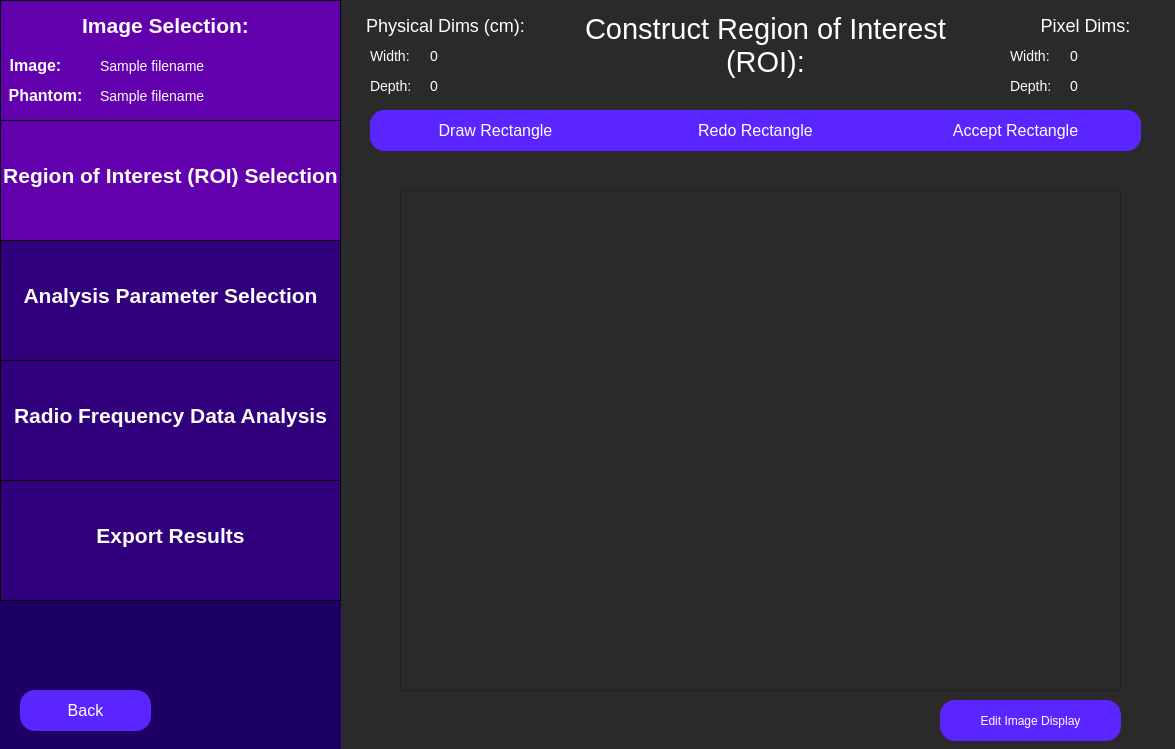
<?xml version="1.0" encoding="UTF-8"?>
<ui version="4.0">
 <class>constructRoi</class>
 <widget class="QWidget" name="constructRoi">
  <property name="geometry">
   <rect>
    <x>0</x>
    <y>0</y>
    <width>1175</width>
    <height>749</height>
   </rect>
  </property>
  <property name="windowTitle">
   <string>Select Region of Interest</string>
  </property>
  <property name="styleSheet">
   <string notr="true">QWidget {
	background: rgb(42, 42, 42);
}</string>
  </property>
  <widget class="QLabel" name="constructRoiLabel">
   <property name="geometry">
    <rect>
     <x>550</x>
     <y>-20</y>
     <width>431</width>
     <height>131</height>
    </rect>
   </property>
   <property name="styleSheet">
    <string notr="true">QLabel {
	font-size: 29px;
	color: rgb(255, 255, 255);
	background-color: rgba(255, 255, 255, 0);
}</string>
   </property>
   <property name="text">
    <string>Construct Region of Interest (ROI):</string>
   </property>
   <property name="textFormat">
    <enum>Qt::AutoText</enum>
   </property>
   <property name="scaledContents">
    <bool>false</bool>
   </property>
   <property name="alignment">
    <set>Qt::AlignCenter</set>
   </property>
   <property name="wordWrap">
    <bool>true</bool>
   </property>
  </widget>
  <widget class="QFrame" name="imDisplayFrame">
   <property name="geometry">
    <rect>
     <x>400</x>
     <y>190</y>
     <width>721</width>
     <height>501</height>
    </rect>
   </property>
   <property name="frameShape">
    <enum>QFrame::StyledPanel</enum>
   </property>
   <property name="frameShadow">
    <enum>QFrame::Raised</enum>
   </property>
  </widget>
  <widget class="QPushButton" name="drawRoiButton">
   <property name="geometry">
    <rect>
     <x>370</x>
     <y>110</y>
     <width>171</width>
     <height>41</height>
    </rect>
   </property>
   <property name="styleSheet">
    <string notr="true">QPushButton {
	color: white;
	font-size: 16px;
	background: rgb(90, 37, 255);
	border-radius: 15px;
}
QPushButton:checked {
	color:white; 
	font-size: 16px;
	background: rgb(45, 0, 110);
	border-radius: 15px;
}
</string>
   </property>
   <property name="text">
    <string>Draw ROI</string>
   </property>
   <property name="checkable">
    <bool>true</bool>
   </property>
   <property name="checked">
    <bool>false</bool>
   </property>
  </widget>
  <widget class="QPushButton" name="undoLastPtButton">
   <property name="geometry">
    <rect>
     <x>570</x>
     <y>110</y>
     <width>171</width>
     <height>41</height>
    </rect>
   </property>
   <property name="styleSheet">
    <string notr="true">QPushButton {
	color: white;
	font-size: 16px;
	background: rgb(90, 37, 255);
	border-radius: 15px;
}</string>
   </property>
   <property name="text">
    <string>Undo Last Point</string>
   </property>
   <property name="checkable">
    <bool>false</bool>
   </property>
  </widget>
  <widget class="QPushButton" name="acceptRoiButton">
   <property name="geometry">
    <rect>
     <x>970</x>
     <y>110</y>
     <width>171</width>
     <height>41</height>
    </rect>
   </property>
   <property name="styleSheet">
    <string notr="true">QPushButton {
	color: white;
	font-size: 16px;
	background: rgb(90, 37, 255);
	border-radius: 15px;
}</string>
   </property>
   <property name="text">
    <string>Accept ROI</string>
   </property>
   <property name="checkable">
    <bool>false</bool>
   </property>
  </widget>
  <widget class="QWidget" name="sidebar" native="true">
   <property name="geometry">
    <rect>
     <x>0</x>
     <y>0</y>
     <width>341</width>
     <height>751</height>
    </rect>
   </property>
   <property name="toolTip">
    <string>&lt;html&gt;&lt;head/&gt;&lt;body&gt;&lt;p&gt;&lt;br/&gt;&lt;/p&gt;&lt;/body&gt;&lt;/html&gt;</string>
   </property>
   <property name="styleSheet">
    <string notr="true">QWidget {
	background-color: rgb(28, 0, 101);
}</string>
   </property>
   <widget class="QFrame" name="imageSelectionSidebar">
    <property name="geometry">
     <rect>
      <x>0</x>
      <y>0</y>
      <width>341</width>
      <height>121</height>
     </rect>
    </property>
    <property name="styleSheet">
     <string notr="true">QFrame {
	background-color: rgb(99, 0, 174);
	border: 1px solid black;
}</string>
    </property>
    <property name="frameShape">
     <enum>QFrame::StyledPanel</enum>
    </property>
    <property name="frameShadow">
     <enum>QFrame::Raised</enum>
    </property>
    <widget class="QLabel" name="imageSelectionLabelSidebar">
     <property name="geometry">
      <rect>
       <x>70</x>
       <y>0</y>
       <width>191</width>
       <height>51</height>
      </rect>
     </property>
     <property name="styleSheet">
      <string notr="true">QLabel {
	font-size: 21px;
	color: rgb(255, 255, 255);
	background-color: rgba(255, 255, 255, 0);
	border: 0px;
	font-weight: bold;
}</string>
     </property>
     <property name="text">
      <string>Image Selection:</string>
     </property>
     <property name="alignment">
      <set>Qt::AlignCenter</set>
     </property>
    </widget>
    <widget class="QLabel" name="imageLabel">
     <property name="geometry">
      <rect>
       <x>-60</x>
       <y>40</y>
       <width>191</width>
       <height>51</height>
      </rect>
     </property>
     <property name="styleSheet">
      <string notr="true">QLabel {
	font-size: 16px;
	color: rgb(255, 255, 255);
	background-color: rgba(255, 255, 255, 0);
	border: 0px;
	font-weight: bold;
}</string>
     </property>
     <property name="text">
      <string>Image:</string>
     </property>
     <property name="alignment">
      <set>Qt::AlignCenter</set>
     </property>
    </widget>
    <widget class="QLabel" name="phantomLabel">
     <property name="geometry">
      <rect>
       <x>-50</x>
       <y>70</y>
       <width>191</width>
       <height>51</height>
      </rect>
     </property>
     <property name="styleSheet">
      <string notr="true">QLabel {
	font-size: 16px;
	color: rgb(255, 255, 255);
	background-color: rgba(255, 255, 255, 0);
	border: 0px;
	font-weight: bold
}</string>
     </property>
     <property name="text">
      <string>Phantom:</string>
     </property>
     <property name="alignment">
      <set>Qt::AlignCenter</set>
     </property>
    </widget>
    <widget class="QLabel" name="imagePathInput">
     <property name="geometry">
      <rect>
       <x>100</x>
       <y>40</y>
       <width>241</width>
       <height>51</height>
      </rect>
     </property>
     <property name="styleSheet">
      <string notr="true">QLabel {
	font-size: 14px;
	color: rgb(255, 255, 255);
	background-color: rgba(255, 255, 255, 0);
	border: 0px;
}</string>
     </property>
     <property name="text">
      <string>Sample filename </string>
     </property>
     <property name="alignment">
      <set>Qt::AlignLeading|Qt::AlignLeft|Qt::AlignVCenter</set>
     </property>
    </widget>
    <widget class="QLabel" name="phantomPathInput">
     <property name="geometry">
      <rect>
       <x>100</x>
       <y>70</y>
       <width>241</width>
       <height>51</height>
      </rect>
     </property>
     <property name="styleSheet">
      <string notr="true">QLabel {
	font-size: 14px;
	color: rgb(255, 255, 255);
	background-color: rgba(255, 255, 255, 0);
	border: 0px;
}</string>
     </property>
     <property name="text">
      <string>Sample filename </string>
     </property>
     <property name="alignment">
      <set>Qt::AlignLeading|Qt::AlignLeft|Qt::AlignVCenter</set>
     </property>
    </widget>
   </widget>
   <widget class="QFrame" name="roiSidebar">
    <property name="geometry">
     <rect>
      <x>0</x>
      <y>120</y>
      <width>341</width>
      <height>121</height>
     </rect>
    </property>
    <property name="styleSheet">
     <string notr="true">QFrame {
	background-color: rgb(99, 0, 174);
	border: 1px solid black;
}</string>
    </property>
    <property name="frameShape">
     <enum>QFrame::StyledPanel</enum>
    </property>
    <property name="frameShadow">
     <enum>QFrame::Raised</enum>
    </property>
    <widget class="QLabel" name="roiSidebarLabel">
     <property name="geometry">
      <rect>
       <x>0</x>
       <y>30</y>
       <width>341</width>
       <height>51</height>
      </rect>
     </property>
     <property name="styleSheet">
      <string notr="true">QLabel {
	font-size: 21px;
	color: rgb(255, 255, 255);
	background-color: rgba(255, 255, 255, 0);
	border: 0px;
	font-weight: bold;
}</string>
     </property>
     <property name="text">
      <string>Region of Interest (ROI) Selection</string>
     </property>
     <property name="alignment">
      <set>Qt::AlignCenter</set>
     </property>
    </widget>
   </widget>
   <widget class="QFrame" name="rfAnalysisSidebar">
    <property name="geometry">
     <rect>
      <x>0</x>
      <y>360</y>
      <width>341</width>
      <height>121</height>
     </rect>
    </property>
    <property name="styleSheet">
     <string notr="true">QFrame {
	background-color:  rgb(49, 0, 124);
	border: 1px solid black;
}</string>
    </property>
    <property name="frameShape">
     <enum>QFrame::StyledPanel</enum>
    </property>
    <property name="frameShadow">
     <enum>QFrame::Raised</enum>
    </property>
    <widget class="QLabel" name="rfAnalysisLabel">
     <property name="geometry">
      <rect>
       <x>0</x>
       <y>30</y>
       <width>341</width>
       <height>51</height>
      </rect>
     </property>
     <property name="styleSheet">
      <string notr="true">QLabel {
	font-size: 21px;
	color: rgb(255, 255, 255);
	background-color: rgba(255, 255, 255, 0);
	border: 0px;
	font-weight: bold;
}</string>
     </property>
     <property name="text">
      <string>Radio Frequency Data Analysis</string>
     </property>
     <property name="alignment">
      <set>Qt::AlignCenter</set>
     </property>
    </widget>
   </widget>
   <widget class="QFrame" name="exportResultsSidebar">
    <property name="geometry">
     <rect>
      <x>0</x>
      <y>480</y>
      <width>341</width>
      <height>121</height>
     </rect>
    </property>
    <property name="styleSheet">
     <string notr="true">QFrame {
	background-color:  rgb(49, 0, 124);
	border: 1px solid black;
}</string>
    </property>
    <property name="frameShape">
     <enum>QFrame::StyledPanel</enum>
    </property>
    <property name="frameShadow">
     <enum>QFrame::Raised</enum>
    </property>
    <widget class="QLabel" name="exportResultsLabel">
     <property name="geometry">
      <rect>
       <x>20</x>
       <y>30</y>
       <width>301</width>
       <height>51</height>
      </rect>
     </property>
     <property name="styleSheet">
      <string notr="true">QLabel {
	font-size: 21px;
	color: rgb(255, 255, 255);
	background-color: rgba(255, 255, 255, 0);
	border: 0px;
	font-weight: bold;
}</string>
     </property>
     <property name="text">
      <string>Export Results</string>
     </property>
     <property name="alignment">
      <set>Qt::AlignCenter</set>
     </property>
    </widget>
   </widget>
  </widget>
  <widget class="QFrame" name="analysisParamsSidebar">
   <property name="geometry">
    <rect>
     <x>0</x>
     <y>240</y>
     <width>341</width>
     <height>121</height>
    </rect>
   </property>
   <property name="styleSheet">
    <string notr="true">QFrame {
	background-color: rgb(49, 0, 124);
	border: 1px solid black;
}</string>
   </property>
   <property name="frameShape">
    <enum>QFrame::StyledPanel</enum>
   </property>
   <property name="frameShadow">
    <enum>QFrame::Raised</enum>
   </property>
   <widget class="QLabel" name="analysisParamsLabel">
    <property name="geometry">
     <rect>
      <x>0</x>
      <y>30</y>
      <width>341</width>
      <height>51</height>
     </rect>
    </property>
    <property name="styleSheet">
     <string notr="true">QLabel {
	font-size: 21px;
	color: rgb(255, 255, 255);
	background-color: rgba(255, 255, 255, 0);
	border: 0px;
	font-weight:bold;
}</string>
    </property>
    <property name="text">
     <string>Analysis Parameter Selection</string>
    </property>
    <property name="alignment">
     <set>Qt::AlignCenter</set>
    </property>
   </widget>
  </widget>
  <widget class="QPushButton" name="editImageDisplayButton">
   <property name="geometry">
    <rect>
     <x>940</x>
     <y>700</y>
     <width>181</width>
     <height>41</height>
    </rect>
   </property>
   <property name="styleSheet">
    <string notr="true">QPushButton {
	color: white;
	font-size: 12px;
	background: rgb(90, 37, 255);
	border-radius: 15px;
}</string>
   </property>
   <property name="text">
    <string>Edit Image Display</string>
   </property>
  </widget>
  <widget class="QPushButton" name="closeRoiButton">
   <property name="geometry">
    <rect>
     <x>770</x>
     <y>110</y>
     <width>171</width>
     <height>41</height>
    </rect>
   </property>
   <property name="styleSheet">
    <string notr="true">QPushButton {
	color: white;
	font-size: 16px;
	background: rgb(90, 37, 255);
	border-radius: 15px;
}</string>
   </property>
   <property name="text">
    <string>Close ROI</string>
   </property>
   <property name="checkable">
    <bool>false</bool>
   </property>
  </widget>
  <widget class="QPushButton" name="redrawRoiButton">
   <property name="geometry">
    <rect>
     <x>770</x>
     <y>110</y>
     <width>171</width>
     <height>41</height>
    </rect>
   </property>
   <property name="styleSheet">
    <string notr="true">QPushButton {
	color: white;
	font-size: 16px;
	background: rgb(90, 37, 255);
	border-radius: 15px;
}</string>
   </property>
   <property name="text">
    <string>Redraw ROI</string>
   </property>
   <property name="checkable">
    <bool>false</bool>
   </property>
  </widget>
  <widget class="QPushButton" name="backButton">
   <property name="geometry">
    <rect>
     <x>20</x>
     <y>690</y>
     <width>131</width>
     <height>41</height>
    </rect>
   </property>
   <property name="styleSheet">
    <string notr="true">QPushButton {
	color: white;
	font-size: 16px;
	background: rgb(90, 37, 255);
	border-radius: 15px;
}</string>
   </property>
   <property name="text">
    <string>Back</string>
   </property>
  </widget>
  <widget class="QPushButton" name="undoLoadedRoiButton">
   <property name="geometry">
    <rect>
     <x>420</x>
     <y>110</y>
     <width>271</width>
     <height>41</height>
    </rect>
   </property>
   <property name="styleSheet">
    <string notr="true">QPushButton {
	color: white;
	font-size: 16px;
	background: rgb(90, 37, 255);
	border-radius: 15px;
}
</string>
   </property>
   <property name="text">
    <string>Undo</string>
   </property>
   <property name="checkable">
    <bool>true</bool>
   </property>
   <property name="checked">
    <bool>false</bool>
   </property>
  </widget>
  <widget class="QPushButton" name="newRoiButton">
   <property name="geometry">
    <rect>
     <x>370</x>
     <y>110</y>
     <width>251</width>
     <height>41</height>
    </rect>
   </property>
   <property name="styleSheet">
    <string notr="true">QPushButton {
	color: white;
	font-size: 16px;
	background: rgb(90, 37, 255);
	border-radius: 15px;
}
</string>
   </property>
   <property name="text">
    <string>New ROI</string>
   </property>
   <property name="checkable">
    <bool>true</bool>
   </property>
   <property name="checked">
    <bool>false</bool>
   </property>
  </widget>
  <widget class="QPushButton" name="acceptLoadedRoiButton">
   <property name="geometry">
    <rect>
     <x>820</x>
     <y>110</y>
     <width>271</width>
     <height>41</height>
    </rect>
   </property>
   <property name="styleSheet">
    <string notr="true">QPushButton {
	color: white;
	font-size: 16px;
	background: rgb(90, 37, 255);
	border-radius: 15px;
}
</string>
   </property>
   <property name="text">
    <string>Accept ROI</string>
   </property>
   <property name="checkable">
    <bool>true</bool>
   </property>
   <property name="checked">
    <bool>false</bool>
   </property>
  </widget>
  <widget class="QPushButton" name="loadRoiButton">
   <property name="geometry">
    <rect>
     <x>890</x>
     <y>110</y>
     <width>251</width>
     <height>41</height>
    </rect>
   </property>
   <property name="styleSheet">
    <string notr="true">QPushButton {
	color: white;
	font-size: 16px;
	background: rgb(90, 37, 255);
	border-radius: 15px;
}
</string>
   </property>
   <property name="text">
    <string>Load ROI</string>
   </property>
   <property name="checkable">
    <bool>true</bool>
   </property>
   <property name="checked">
    <bool>false</bool>
   </property>
  </widget>
  <widget class="QLabel" name="physicalDepthLabel">
   <property name="geometry">
    <rect>
     <x>370</x>
     <y>70</y>
     <width>91</width>
     <height>31</height>
    </rect>
   </property>
   <property name="styleSheet">
    <string notr="true">QLabel {
	font-size: 14px;
	color: rgb(255, 255, 255);
	background-color: rgba(255, 255, 255, 0);
}</string>
   </property>
   <property name="text">
    <string>Depth:</string>
   </property>
   <property name="textFormat">
    <enum>Qt::AutoText</enum>
   </property>
   <property name="scaledContents">
    <bool>false</bool>
   </property>
   <property name="alignment">
    <set>Qt::AlignLeading|Qt::AlignLeft|Qt::AlignVCenter</set>
   </property>
   <property name="wordWrap">
    <bool>true</bool>
   </property>
  </widget>
  <widget class="QLabel" name="physicalWidthLabel">
   <property name="geometry">
    <rect>
     <x>370</x>
     <y>40</y>
     <width>91</width>
     <height>31</height>
    </rect>
   </property>
   <property name="styleSheet">
    <string notr="true">QLabel {
	font-size: 14px;
	color: rgb(255, 255, 255);
	background-color: rgba(255, 255, 255, 0);
}</string>
   </property>
   <property name="text">
    <string>Width:</string>
   </property>
   <property name="textFormat">
    <enum>Qt::AutoText</enum>
   </property>
   <property name="scaledContents">
    <bool>false</bool>
   </property>
   <property name="alignment">
    <set>Qt::AlignLeading|Qt::AlignLeft|Qt::AlignVCenter</set>
   </property>
   <property name="wordWrap">
    <bool>true</bool>
   </property>
  </widget>
  <widget class="QLabel" name="physicalDepthVal">
   <property name="geometry">
    <rect>
     <x>430</x>
     <y>70</y>
     <width>91</width>
     <height>31</height>
    </rect>
   </property>
   <property name="styleSheet">
    <string notr="true">QLabel {
	font-size: 14px;
	color: rgb(255, 255, 255);
	background-color: rgba(255, 255, 255, 0);
}</string>
   </property>
   <property name="text">
    <string>0</string>
   </property>
   <property name="textFormat">
    <enum>Qt::AutoText</enum>
   </property>
   <property name="scaledContents">
    <bool>false</bool>
   </property>
   <property name="alignment">
    <set>Qt::AlignLeading|Qt::AlignLeft|Qt::AlignVCenter</set>
   </property>
   <property name="wordWrap">
    <bool>true</bool>
   </property>
  </widget>
  <widget class="QLabel" name="physicalDimsLabel">
   <property name="geometry">
    <rect>
     <x>310</x>
     <y>0</y>
     <width>271</width>
     <height>51</height>
    </rect>
   </property>
   <property name="styleSheet">
    <string notr="true">QLabel {
	font-size: 18px;
	color: rgb(255, 255, 255);
	background-color: rgba(255, 255, 255, 0);
}</string>
   </property>
   <property name="text">
    <string>Physical Dims (cm):</string>
   </property>
   <property name="textFormat">
    <enum>Qt::AutoText</enum>
   </property>
   <property name="scaledContents">
    <bool>false</bool>
   </property>
   <property name="alignment">
    <set>Qt::AlignCenter</set>
   </property>
   <property name="wordWrap">
    <bool>true</bool>
   </property>
  </widget>
  <widget class="QLabel" name="physicalWidthVal">
   <property name="geometry">
    <rect>
     <x>430</x>
     <y>40</y>
     <width>91</width>
     <height>31</height>
    </rect>
   </property>
   <property name="styleSheet">
    <string notr="true">QLabel {
	font-size: 14px;
	color: rgb(255, 255, 255);
	background-color: rgba(255, 255, 255, 0);
}</string>
   </property>
   <property name="text">
    <string>0</string>
   </property>
   <property name="textFormat">
    <enum>Qt::AutoText</enum>
   </property>
   <property name="scaledContents">
    <bool>false</bool>
   </property>
   <property name="alignment">
    <set>Qt::AlignLeading|Qt::AlignLeft|Qt::AlignVCenter</set>
   </property>
   <property name="wordWrap">
    <bool>true</bool>
   </property>
  </widget>
  <widget class="QLabel" name="pixelWidthLabel">
   <property name="geometry">
    <rect>
     <x>1010</x>
     <y>40</y>
     <width>91</width>
     <height>31</height>
    </rect>
   </property>
   <property name="styleSheet">
    <string notr="true">QLabel {
	font-size: 14px;
	color: rgb(255, 255, 255);
	background-color: rgba(255, 255, 255, 0);
}</string>
   </property>
   <property name="text">
    <string>Width:</string>
   </property>
   <property name="textFormat">
    <enum>Qt::AutoText</enum>
   </property>
   <property name="scaledContents">
    <bool>false</bool>
   </property>
   <property name="alignment">
    <set>Qt::AlignLeading|Qt::AlignLeft|Qt::AlignVCenter</set>
   </property>
   <property name="wordWrap">
    <bool>true</bool>
   </property>
  </widget>
  <widget class="QLabel" name="pixelDepthVal">
   <property name="geometry">
    <rect>
     <x>1070</x>
     <y>70</y>
     <width>91</width>
     <height>31</height>
    </rect>
   </property>
   <property name="styleSheet">
    <string notr="true">QLabel {
	font-size: 14px;
	color: rgb(255, 255, 255);
	background-color: rgba(255, 255, 255, 0);
}</string>
   </property>
   <property name="text">
    <string>0</string>
   </property>
   <property name="textFormat">
    <enum>Qt::AutoText</enum>
   </property>
   <property name="scaledContents">
    <bool>false</bool>
   </property>
   <property name="alignment">
    <set>Qt::AlignLeading|Qt::AlignLeft|Qt::AlignVCenter</set>
   </property>
   <property name="wordWrap">
    <bool>true</bool>
   </property>
  </widget>
  <widget class="QLabel" name="pixelWidthVal">
   <property name="geometry">
    <rect>
     <x>1070</x>
     <y>40</y>
     <width>91</width>
     <height>31</height>
    </rect>
   </property>
   <property name="styleSheet">
    <string notr="true">QLabel {
	font-size: 14px;
	color: rgb(255, 255, 255);
	background-color: rgba(255, 255, 255, 0);
}</string>
   </property>
   <property name="text">
    <string>0</string>
   </property>
   <property name="textFormat">
    <enum>Qt::AutoText</enum>
   </property>
   <property name="scaledContents">
    <bool>false</bool>
   </property>
   <property name="alignment">
    <set>Qt::AlignLeading|Qt::AlignLeft|Qt::AlignVCenter</set>
   </property>
   <property name="wordWrap">
    <bool>true</bool>
   </property>
  </widget>
  <widget class="QLabel" name="pixelDimsLabel">
   <property name="geometry">
    <rect>
     <x>950</x>
     <y>0</y>
     <width>271</width>
     <height>51</height>
    </rect>
   </property>
   <property name="styleSheet">
    <string notr="true">QLabel {
	font-size: 18px;
	color: rgb(255, 255, 255);
	background-color: rgba(255, 255, 255, 0);
}</string>
   </property>
   <property name="text">
    <string>Pixel Dims:</string>
   </property>
   <property name="textFormat">
    <enum>Qt::AutoText</enum>
   </property>
   <property name="scaledContents">
    <bool>false</bool>
   </property>
   <property name="alignment">
    <set>Qt::AlignCenter</set>
   </property>
   <property name="wordWrap">
    <bool>true</bool>
   </property>
  </widget>
  <widget class="QLabel" name="pixelDepthLabel">
   <property name="geometry">
    <rect>
     <x>1010</x>
     <y>70</y>
     <width>91</width>
     <height>31</height>
    </rect>
   </property>
   <property name="styleSheet">
    <string notr="true">QLabel {
	font-size: 14px;
	color: rgb(255, 255, 255);
	background-color: rgba(255, 255, 255, 0);
}</string>
   </property>
   <property name="text">
    <string>Depth:</string>
   </property>
   <property name="textFormat">
    <enum>Qt::AutoText</enum>
   </property>
   <property name="scaledContents">
    <bool>false</bool>
   </property>
   <property name="alignment">
    <set>Qt::AlignLeading|Qt::AlignLeft|Qt::AlignVCenter</set>
   </property>
   <property name="wordWrap">
    <bool>true</bool>
   </property>
  </widget>
  <widget class="QPushButton" name="rectRoiButton">
   <property name="geometry">
    <rect>
     <x>630</x>
     <y>110</y>
     <width>251</width>
     <height>41</height>
    </rect>
   </property>
   <property name="styleSheet">
    <string notr="true">QPushButton {
	color: white;
	font-size: 16px;
	background: rgb(90, 37, 255);
	border-radius: 15px;
}
</string>
   </property>
   <property name="text">
    <string>Rectangle ROI</string>
   </property>
   <property name="checkable">
    <bool>true</bool>
   </property>
   <property name="checked">
    <bool>false</bool>
   </property>
  </widget>
  <widget class="QPushButton" name="redrawRectButton">
   <property name="geometry">
    <rect>
     <x>630</x>
     <y>110</y>
     <width>251</width>
     <height>41</height>
    </rect>
   </property>
   <property name="styleSheet">
    <string notr="true">QPushButton {
	color: white;
	font-size: 16px;
	background: rgb(90, 37, 255);
	border-radius: 15px;
}
</string>
   </property>
   <property name="text">
    <string>Redo Rectangle</string>
   </property>
   <property name="checkable">
    <bool>true</bool>
   </property>
   <property name="checked">
    <bool>false</bool>
   </property>
  </widget>
  <widget class="QPushButton" name="acceptRectButton">
   <property name="geometry">
    <rect>
     <x>890</x>
     <y>110</y>
     <width>251</width>
     <height>41</height>
    </rect>
   </property>
   <property name="styleSheet">
    <string notr="true">QPushButton {
	color: white;
	font-size: 16px;
	background: rgb(90, 37, 255);
	border-radius: 15px;
}
</string>
   </property>
   <property name="text">
    <string>Accept Rectangle</string>
   </property>
   <property name="checkable">
    <bool>true</bool>
   </property>
   <property name="checked">
    <bool>false</bool>
   </property>
  </widget>
  <widget class="QPushButton" name="drawRectButton">
   <property name="geometry">
    <rect>
     <x>370</x>
     <y>110</y>
     <width>251</width>
     <height>41</height>
    </rect>
   </property>
   <property name="styleSheet">
    <string notr="true">QPushButton {
	color: white;
	font-size: 16px;
	background: rgb(90, 37, 255);
	border-radius: 15px;
}
QPushButton:checked {
	color:white; 
	font-size: 16px;
	background: rgb(45, 0, 110);
	border-radius: 15px;
}
</string>
   </property>
   <property name="text">
    <string>Draw Rectangle</string>
   </property>
   <property name="checkable">
    <bool>true</bool>
   </property>
   <property name="checked">
    <bool>false</bool>
   </property>
  </widget>
 </widget>
 <resources/>
 <connections/>
</ui>
